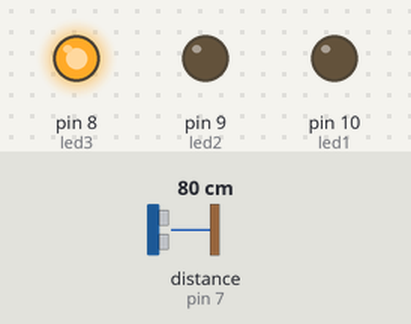
Bench run of a sketch on a simulated Arduino Uno, built with avr-gcc and run on an emulated ATmega328P. On the bench: output pins drawn as LEDs (lit = HIGH). Wiring (inferred from the names in the program): ultrasonic range finder: trigger pin 6; echo pin 7. The test bench sets the inputs (shaded band); at power-on: distance to the obstacle (sensor on pin 7) 80 cm. The echo pulse lasts 58.3 µs per cm; pins used as bus, display or sensor lines are not drawn.

Above: at 1.2 s.
1.3 s: distance to the obstacle (sensor on pin 7) set to 56 cm
2.8 s: distance to the obstacle (sensor on pin 7) set to 46 cm
At 3.6 s:
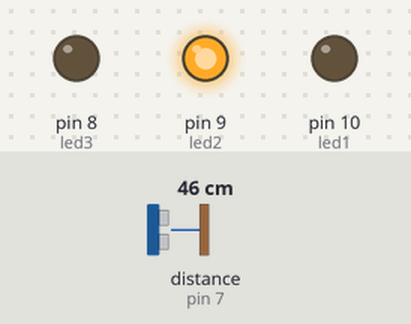
4.3 s: distance to the obstacle (sensor on pin 7) set to 34 cm
5.8 s: distance to the obstacle (sensor on pin 7) set to 28 cm
At 6.9 s:
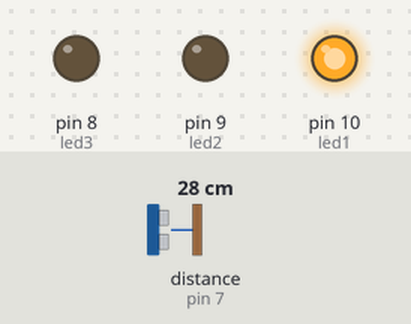
7.3 s: distance to the obstacle (sensor on pin 7) set to 35 cm
At 8.1 s:
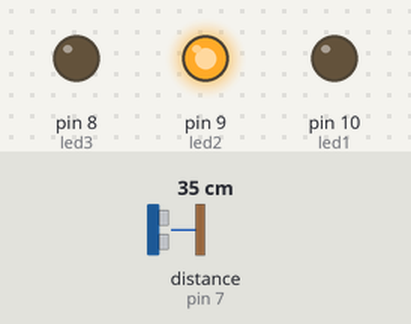
8.8 s: distance to the obstacle (sensor on pin 7) set to 2 cm
At 9.2 s:
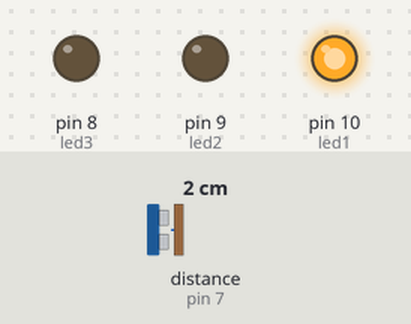
Timing chart, 0 to 11.3 s (numbered marks = the images above; inputs shaded):
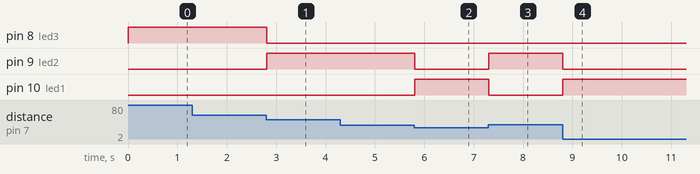

The sketch:

ultra_3led.ino
```cpp
#define trig 6
#define echo 7
#define led1 10
#define led2 9
#define led3 8

int tiempo;
int distancia;

void setup() {
  pinMode(trig, OUTPUT);
  pinMode(echo, INPUT);
  pinMode(led1, OUTPUT);
  pinMode(led2, OUTPUT);
  pinMode(led3, OUTPUT);
}

void loop() {
  digitalWrite(trig, HIGH);
  delay(1);
  digitalWrite(trig, LOW);
  tiempo = pulseIn(echo, HIGH);
  distancia = tiempo / 58.4;

  if (distancia < 30) {
    digitalWrite(led1, HIGH);
    digitalWrite(led2, LOW);
    digitalWrite(led3, LOW);
  }else if (distancia >= 30 && distancia <= 50) {
    digitalWrite(led1, LOW);
    digitalWrite(led2, HIGH);
    digitalWrite(led3, LOW);
  }else{
    digitalWrite(led1, LOW);
    digitalWrite(led2, LOW);
    digitalWrite(led3, HIGH);
  }
}
```

Measured:
- the behaviour switches between 52 and 51 cm on distance to the obstacle (sensor on pin 7) (found by bisection; images 0 and 1)
- the behaviour switches between 31 and 30 cm on distance to the obstacle (sensor on pin 7) (found by bisection; images 1 and 2)
- after the input at 1.3 s, every drawn part: stays the same
- after the input at 2.8 s, pin 8 (led3): HIGH → LOW at once; pin 9 (led2): LOW → HIGH at once
- after the input at 4.3 s, every drawn part: stays the same
- after the input at 5.8 s, pin 9 (led2): HIGH → LOW at once; pin 10 (led1): LOW → HIGH at once
- after the input at 7.3 s, pin 9 (led2): LOW → HIGH at once; pin 10 (led1): HIGH → LOW at once
- after the input at 8.8 s, pin 9 (led2): HIGH → LOW at once; pin 10 (led1): LOW → HIGH at once
